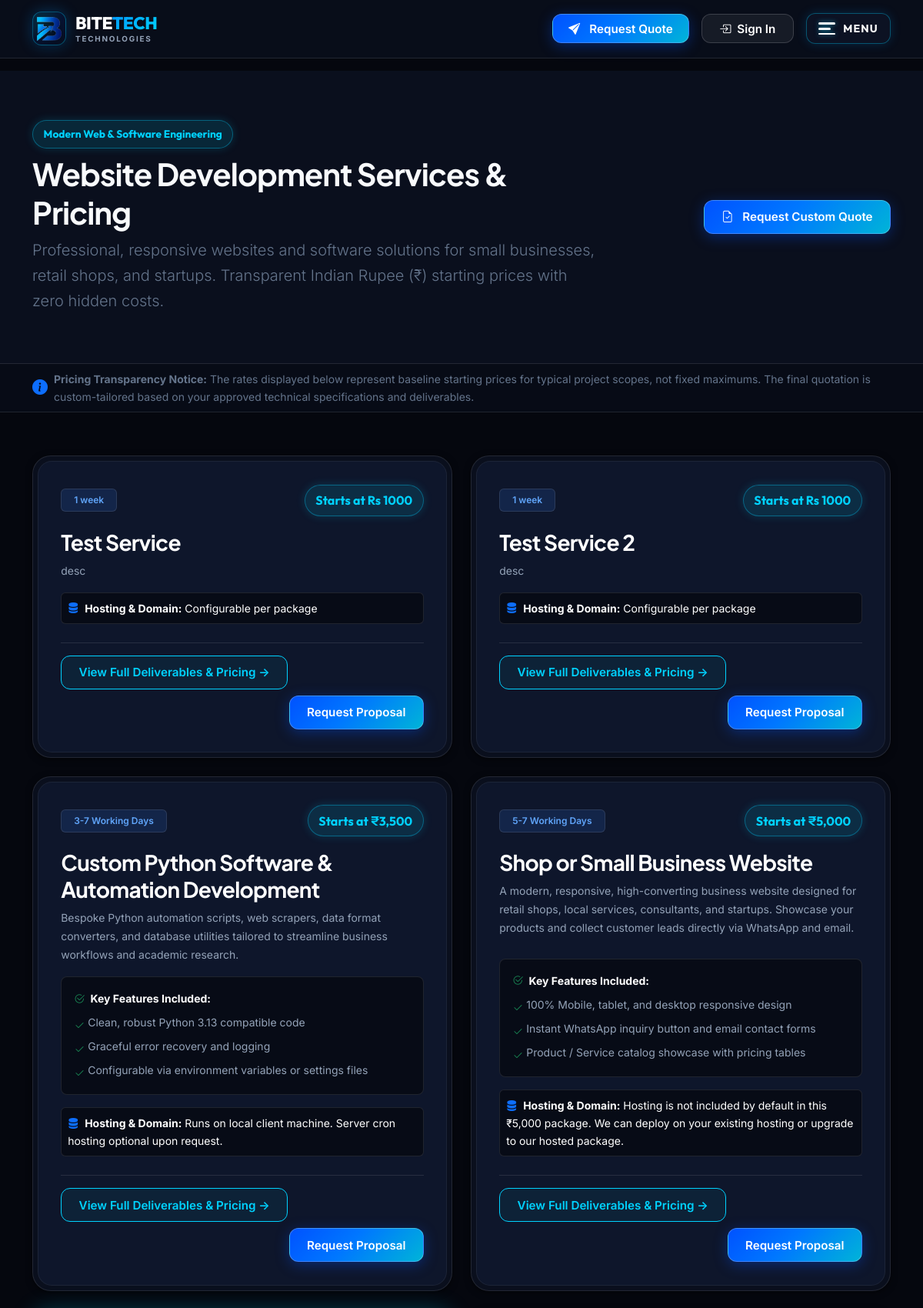
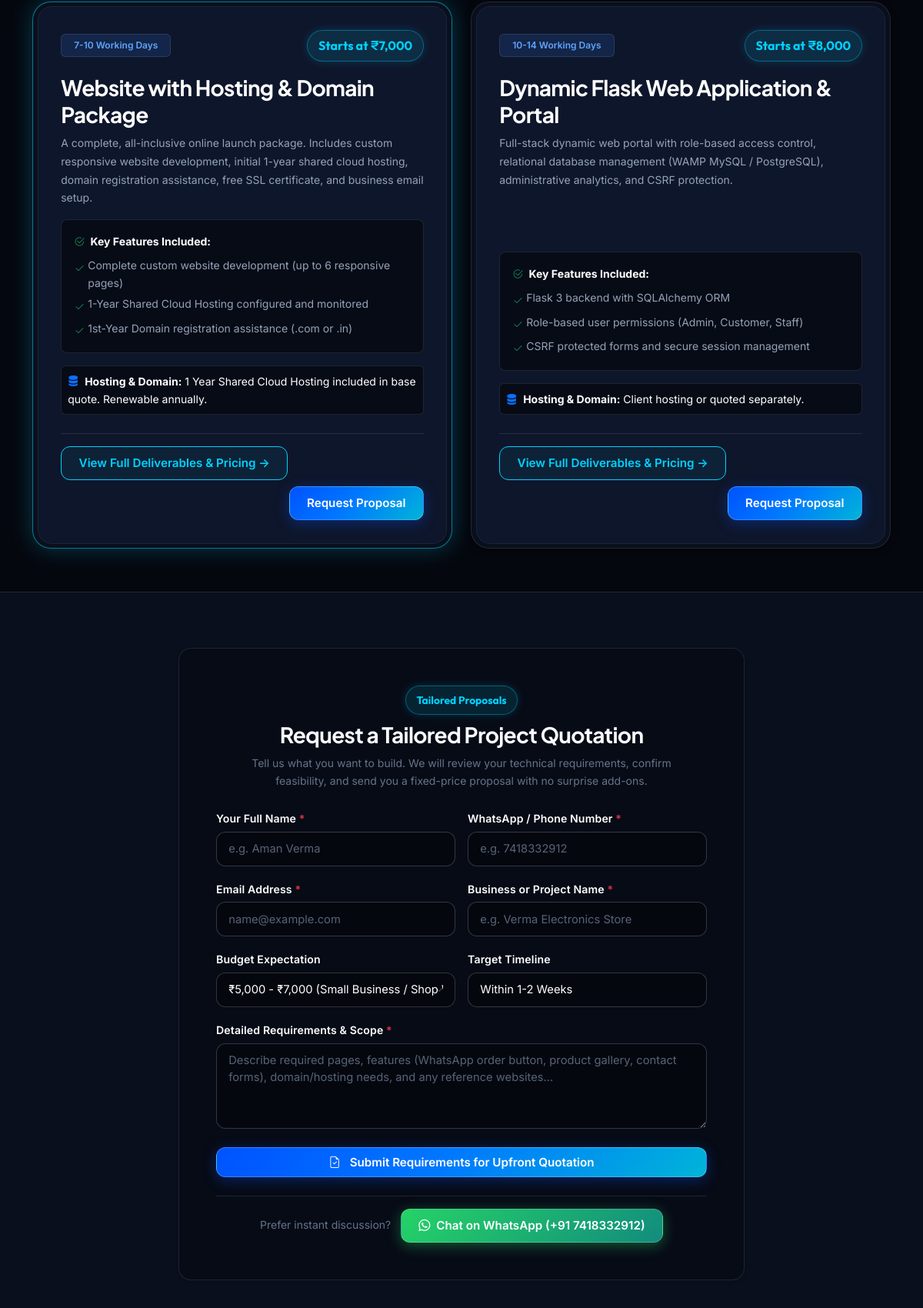
/services (upper part), run on the app's committed database (2 pictures, top to bottom).
### models.py (models this page shows, shortened)
class Service(db.Model):
    __tablename__ = 'services'
    id = db.Column(db.Integer, primary_key=True)
    title = db.Column(db.String(200), nullable=False)
    slug = db.Column(db.String(200), unique=True, nullable=False, index=True)
    short_description = db.Column(db.String(350), nullable=False)
    full_description = db.Column(db.Text, nullable=False)
    starting_price = db.Column(db.String(100), default='₹5,000', nullable=False)
    price_integer = db.Column(db.Integer, default=5000, nullable=False)
    timeline = db.Column(db.String(100), default='5-7 Working Days', nullable=False)
    features = db.Column(db.Text, nullable=True)  # Newline-separated
    deliverables = db.Column(db.Text, nullable=True)  # Newline-separated
    project_requirements = db.Column(db.Text, nullable=True)
    hosting_duration = db.Column(db.String(200), default='Configurable (e.g. 1 Year or Not Included)', nullable=True)
    domain_included = db.Column(db.String(200), default='Optional / As configured by company', nullable=True)
    renewal_cost = db.Column(db.String(200), default='Billed annually as per selected hosting provider', nullable=True)
    additional_charges = db.Column(db.String(255), default='Payment gateway setup, extra pages, and premium plugins charged separately', nullable=True)
    is_published = db.Column(db.Boolean, default=True, nullable=False, index=True)
    is_featured = db.Column(db.Boolean, default=False, nullable=False)
    created_at = db.Column(db.DateTime, default=utc_now)
    updated_at = db.Column(db.DateTime, default=utc_now, onupdate=utc_now)
    enquiries = db.relationship('ServiceEnquiry', back_populates='service', cascade='all, delete-orphan')
    def feature_list(self):
        if not self.features:
            return []
        return [f.strip() for f in self.features.splitlines() if f.strip()]

class SiteSetting(db.Model):
    __tablename__ = 'site_settings'
    id = db.Column(db.Integer, primary_key=True)
    key = db.Column(db.String(80), unique=True, nullable=False, index=True)
    value = db.Column(db.Text, nullable=True)
    description = db.Column(db.String(255), nullable=True)
    updated_at = db.Column(db.DateTime, default=utc_now, onupdate=utc_now)
    @classmethod
    def get_setting(cls, key, default=''):
        try:
            item = cls.query.filter_by(key=key).first()
            return item.value if item and item.value is not None else default
        except Exception:
            return default

### routes/main.py (the view)
@main_bp.route('/services')
def services():
    services_list = Service.query.filter_by(is_published=True).order_by(Service.price_integer.asc()).all()
    enquiry_form = ServiceEnquiryForm()
    return render_template('services.html', services=services_list, form=enquiry_form, incident_mode=get_incident_mode())

### security.py (called while the page is built)
def get_incident_mode():
    try:
        from models import SiteSetting
        return SiteSetting.get_setting('incident_mode', 'normal')
    except Exception:
        return 'normal'

### templates/services.html (shortened to what this page needs)
{% extends 'base.html' %}
{% block content %}
<section class="py-5 bg-white border-bottom">
  <div class="container py-3">
    <div class="row align-items-center justify-content-between g-4">
      <div class="col-lg-8">
        <span class="badge-price mb-2 d-inline-block">Modern Web & Software Engineering</span>
        <h1 class="fw-bold mb-2">Website Development Services & Pricing</h1>
        <p class="lead text-muted mb-0">
          Professional, responsive websites and software solutions for small businesses, retail shops, and startups. Transparent Indian Rupee (₹) starting prices with zero hidden costs.
        </p>
      </div>
      <div class="col-lg-4 text-lg-end">
        <a href="#quote-calculator" class="btn btn-primary" id="btn-request-quote-hero">
          <i class="bi bi-file-earmark-check me-1"></i> Request Custom Quote
        </a>
      </div>
    </div>
  </div>
</section>
<div class="bg-light border-bottom py-2">
  <div class="container">
    <div class="d-flex align-items-center gap-2 small text-muted">
      <i class="bi bi-info-circle-fill text-primary fs-5"></i>
      <span><strong>Pricing Transparency Notice:</strong> The rates displayed below represent baseline starting prices for typical project scopes, not fixed maximums. The final quotation is custom-tailored based on your approved technical specifications and deliverables.</span>
    </div>
  </div>
</div>
<section class="py-5">
  <div class="container py-2">
    <div class="row g-4">
      {% for s in services %}
        <div class="col-lg-6">
          <div class="bezel-outer {% if s.slug == 'website-with-hosting' %}featured{% endif %} h-100">
            <div class="bezel-inner">
              <div class="d-flex align-items-center justify-content-between mb-3">
                <span class="badge bg-primary-subtle text-primary border px-3 py-2 fw-semibold">
                  {{ s.timeline }}
                </span>
                <span class="badge-price fs-6">Starts at {{ s.starting_price }}</span>
              </div>
              <h3 class="fw-bold mb-2 text-dark">
                <a href="{{ url_for('main.service_detail', slug=s.slug) }}" class="text-dark text-decoration-none">
                  {{ s.title }}
                </a>
              </h3>
              <p class="text-secondary small mb-3 flex-grow-1" style="line-height: 1.7;">
                {{ s.short_description }}
              </p>
              {% if s.feature_list() %}
                <div class="bg-light p-3 rounded-3 mb-3 border">
                  <div class="small fw-bold text-dark mb-2">
                    <i class="bi bi-check2-circle text-success me-1"></i> Key Features Included:
                  </div>
                  <ul class="list-unstyled mb-0 small text-secondary d-flex flex-column gap-1">
                    {% for feat in s.feature_list()[:3] %}
                      <li class="d-flex align-items-start gap-1">
                        <i class="bi bi-check2 text-success mt-1"></i>
                        <span>{{ feat }}</span>
                      </li>
                    {% endfor %}
                  </ul>
                </div>
              {% endif %}
              <div class="mb-4 small text-muted p-2 rounded bg-light-subtle border">
                <i class="bi bi-server text-primary me-1"></i>
                <strong>Hosting & Domain:</strong> {{ s.hosting_duration or 'Configured per project requirements' }}
              </div>
              <div class="d-flex flex-wrap gap-2 align-items-center mt-auto pt-3 border-top">
                <a href="{{ url_for('main.service_detail', slug=s.slug) }}" class="btn btn-outline-primary btn-sm">
                  View Full Deliverables & Pricing &rarr;
                </a>
                <a href="{{ url_for('main.service_detail', slug=s.slug) }}#quote-form-section" class="btn btn-primary btn-sm ms-auto">
                  Request Proposal
                </a>
              </div>
            </div>
          </div>
        </div>
      {% endfor %}
    </div>
  </div>
</section>
<section class="py-5 bg-white border-top" id="quote-calculator">
  <div class="container py-4">
    <div class="row justify-content-center">
      <div class="col-lg-8">
        <div class="p-4 p-md-5 rounded-4 bg-light border shadow-sm">
          <div class="text-center mb-4">
            <span class="badge-price mb-2 d-inline-block">Tailored Proposals</span>
            <h3 class="fw-bold">Request a Tailored Project Quotation</h3>
            <p class="text-muted small mx-auto" style="max-width: 550px;">
              Tell us what you want to build. We will review your technical requirements, confirm feasibility, and send you a fixed-price proposal with no surprise add-ons.
            </p>
          </div>
          <form action="{{ url_for('main.contact') }}" method="POST">
            <div class="row g-3">
              <div class="col-md-6">
                <label class="form-label small fw-semibold">Your Full Name <span class="text-danger">*</span></label>
                {{ form.client_name(class="form-control", placeholder="e.g. Aman Verma") }}
              </div>
              <div class="col-md-6">
                <label class="form-label small fw-semibold">WhatsApp / Phone Number <span class="text-danger">*</span></label>
                {{ form.client_phone(class="form-control", placeholder="e.g. 7418332912") }}
              </div>
              <div class="col-md-6">
                <label class="form-label small fw-semibold">Email Address <span class="text-danger">*</span></label>
                {{ form.client_email(class="form-control", placeholder="name@example.com") }}
              </div>
              <div class="col-md-6">
                <label class="form-label small fw-semibold">Business or Project Name <span class="text-danger">*</span></label>
                {{ form.project_title(class="form-control", placeholder="e.g. Verma Electronics Store") }}
              </div>
              <div class="col-md-6">
                <label class="form-label small fw-semibold">Budget Expectation</label>
                {{ form.budget_range(class="form-select") }}
              </div>
              <div class="col-md-6">
                <label class="form-label small fw-semibold">Target Timeline</label>
                {{ form.target_timeline(class="form-control", placeholder="e.g. 1-2 Weeks") }}
              </div>
              <div class="col-12">
                <label class="form-label small fw-semibold">Detailed Requirements & Scope <span class="text-danger">*</span></label>
                {{ form.project_requirements(class="form-control", rows=4, placeholder="Describe required pages, features (WhatsApp order button, product gallery, contact forms), domain/hosting needs, and any reference websites...") }}
              </div>
              <div class="col-12 mt-4">
                <button type="submit" class="btn btn-primary w-100 py-2 fw-semibold" id="btn-submit-service-quote">
                  <i class="bi bi-file-earmark-check me-1"></i> Submit Requirements for Upfront Quotation
                </button>
              </div>
            </div>
          </form>
          <div class="mt-4 pt-3 border-top text-center">
            <span class="small text-muted me-2">Prefer instant discussion?</span>
            <a href="https://wa.me/{{ site_settings.whatsapp_number }}?text=Hello%20Bitetech%20Technologies,%20I%20would%20like%20a%20website%20quotation."
               class="btn btn-sm btn-whatsapp" target="_blank" rel="noopener">
              <i class="bi bi-whatsapp"></i> Chat on WhatsApp (+91 {{ site_settings.company_phone }})
            </a>
          </div>
        </div>
      </div>
    </div>
  </div>
</section>
{% endblock %}

### data on the page
Service: timeline "1 week", starting_price "Rs 1000", title "Test Service", short_description "desc", hosting_duration "Configurable per package"
Service: timeline "1 week", starting_price "Rs 1000", title "Test Service 2", short_description "desc", hosting_duration "Configurable per package"
Service: timeline "3-7 Working Days", starting_price "₹3,500", title "Custom Python Software & Automation Development", short_description "Bespoke Python automation scripts, web scrapers, data format converters, and database utilities tailored to streamline business workflows and academic research.", 3 "Clean, robust Python 3.13 compatible code" "Graceful error recovery and logging" "Configurable via environment variables or settings files", hosting_duration "Runs on local client machine. Server cron hosting optional upon request."
Service: timeline "5-7 Working Days", starting_price "₹5,000", title "Shop or Small Business Website", short_description "A modern, responsive, high-converting business website designed for retail shops, local services, consultants, and startups. Showcase your products and collect customer leads directly via WhatsApp and email.", 3 "100% Mobile, tablet, and desktop responsive design" "Instant WhatsApp inquiry button and email contact forms" "Product / Service catalog showcase with pricing tables", hosting_duration "Hosting is not included by default in this ₹5,000 package. We can deploy on your existing hosting or upgrade to our hosted package."
Service: timeline "7-10 Working Days", starting_price "₹7,000", title "Website with Hosting & Domain Package", short_description "A complete, all-inclusive online launch package. Includes custom responsive website development, initial 1-year shared cloud hosting, domain registration assistance, free SSL certificate, and business email setup.", 3 "Complete custom website development (up to 6 responsive pages)" "1-Year Shared Cloud Hosting configured and monitored" "1st-Year Domain registration assistance (.com or .in)", hosting_duration "1 Year Shared Cloud Hosting included in base quote. Renewable annually."
Service: timeline "10-14 Working Days", starting_price "₹8,000", title "Dynamic Flask Web Application & Portal", short_description "Full-stack dynamic web portal with role-based access control, relational database management (WAMP MySQL / PostgreSQL), administrative analytics, and CSRF protection.", 3 "Flask 3 backend with SQLAlchemy ORM" "Role-based user permissions (Admin, Customer, Staff)" "CSRF protected forms and secure session management", hosting_duration "Client hosting or quoted separately."
SiteSetting: company_phone "7418332912"
